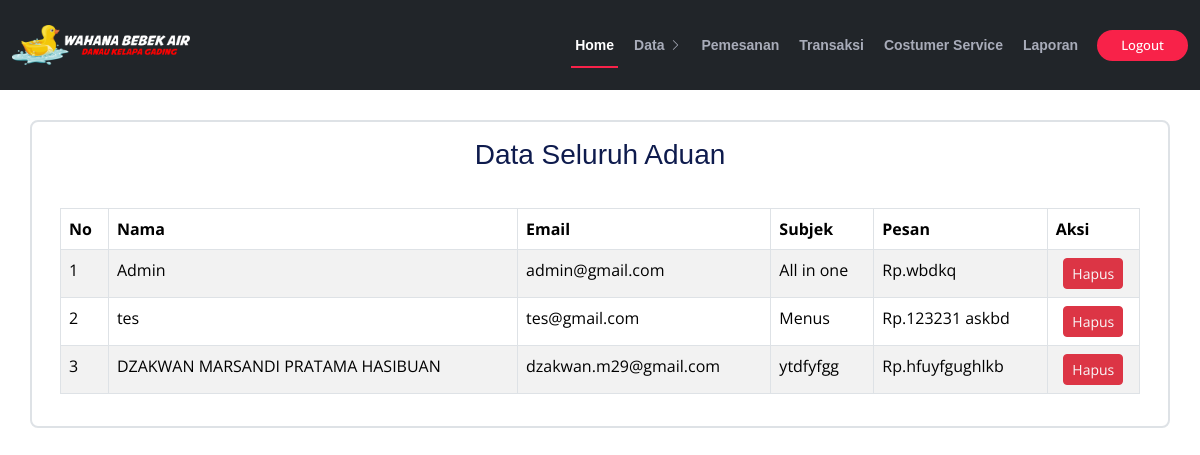
/admin/ref/costumerS.php (signed in), run on the app's committed database.
### tables this page shows
CREATE TABLE `tbl_costumers` (
  `id` int(11) NOT NULL,
  `pemilik` varchar(50) NOT NULL,
  `nama` varchar(50) NOT NULL,
  `email` varchar(50) NOT NULL,
  `subject` varchar(50) NOT NULL,
  `message` varchar(255) NOT NULL,
  `create at` datetime NOT NULL DEFAULT current_timestamp(),
  `update_at` datetime NOT NULL
);

### admin/ref/costumerS.php (the view, shortened to what this page needs)
<?php
require "../koneksi.php";
$cs  = mysqli_query($koneksi,"SELECT * FROM tbl_costumers");
?>
<!DOCTYPE html>
<html lang="en">
<head>
  <link href="../../assets/vendor/fontawesome-free/css/all.min.css" rel="stylesheet">
  <link href="../../assets/vendor/animate.css/animate.min.css" rel="stylesheet">
  <link href="../../assets/vendor/aos/aos.css" rel="stylesheet">
  <link href="../../assets/vendor/bootstrap/css/bootstrap.min.css" rel="stylesheet">
  <link href="../../assets/vendor/bootstrap-icons/bootstrap-icons.css" rel="stylesheet">
  <link href="../../assets/vendor/boxicons/css/boxicons.min.css" rel="stylesheet">
  <link href="../../assets/vendor/glightbox/css/glightbox.min.css" rel="stylesheet">
  <link href="../../assets/vendor/swiper/swiper-bundle.min.css" rel="stylesheet">
  <link href="../../assets/css/style.css" rel="stylesheet">
</head>
<body>
   <header id="header" class="d-flex align-items-center bg-dark ">
    <div class="container-fluid container-xxl d-flex align-items-center">
      <div id="logo" class="me-auto">
        <a href="../index.html" class="scrollto"><img src="../../assets/img/LOGO3.png" alt="" title=""></a>
      </div>
      <nav id="navbar" class="navbar order-last order-lg-0">
        <ul>
          <li><a class="nav-link scrollto active" href="../index.php">Home</a></li>
          <li class="dropdown"><a href="#kategori"><span>Data</span> <i class="bi bi-chevron-right"></i></a>
              </li>
          <li><a class="nav-link scrollto" href="pesan.php">Pemesanan</a></li>
          <li><a class="nav-link scrollto" href="trans.php">Transaksi</a></li>
          <li><a class="nav-link scrollto" href="costumerS.php">Costumer Service</a></li>
          <li><a class="nav-link scrollto" href="laporan.php">Laporan</a></li>
        </ul>
      </nav>
      <a class="buy-tickets scrollto" href="../../Log_System/logout.php">Logout</a>
    </div>
  </header>
<div class="container border border-2 rounded-3 p-2" style="margin-top: 120px;">
    <div class="row m-2">
      <div class="col-md-12 mb-3">
      <h3 class="text-center">Data Seluruh Aduan</h3>
    </div>
        <div class="col-md-12">
        <table  class="table table-bordered table-striped table-hover">
    <thead>
        <tr>
            <th scope="col">No</th>
            <th scope="col">Nama</th>
            <th scope="col">Email</th>
            <th scope="col">Subjek</th>
            <th scope="col">Pesan</th>
            <th scope="col">Aksi</th>
        </tr>
    </thead>
    <tbody>
        <?php $i = 1; ?>
        <?php foreach ($cs as $data ) : ?>
            <tr>
                <td scope="row"><?= $i ?></td>
                <td><?= $data["nama"]?></td>
                <td><?= $data["email"]?></td>
                <td><?= $data["subject"]?></td>
                <td>Rp.<?= $data["message"]?></td>
                <td class="text-center" >
                    <button class="btn btn-sm btn-danger"><a href="hps-cs.php?id=<?= $data["id"]?>" class="text-light" >Hapus</a></button>
                </td>
            </tr>
        <?php $i++; ?>
        <?php endforeach; ?>
    </tbody>
</table>
        </div>
    </div>
</div>
</body>
</html>

### assets/css/style.css (style rules this page uses)
body { background: #fff; color: #2f3138; font-family: "Open Sans", sans-serif; }
a { color: #f82249; text-decoration: none; transition: 0.5s; }
h1, h2, h3, h4, h5, h6 { font-family: "Raleway", sans-serif; font-weight: 400; margin: 0 0 20px 0; padding: 0; color: #0e1b4d; }
#header { height: 90px; position: fixed; left: 0; top: 0; right: 0; transition: all 0.5s; z-index: 997; }
#header #logo img { padding: 0; margin: 0; max-height: 40px; }
.buy-tickets { color: #fff; background: #f82249; padding: 7px 22px; margin: 0 0 0 15px; border-radius: 50px; border: 2px solid #f82249; transition: all ease-in-out 0.3s; font-weight: 500; line-height: 1; font-size: 13px; white-space: nowrap; }
.navbar { padding: 0; }
.navbar ul { margin: 0; padding: 0; display: flex; list-style: none; align-items: center; }
.navbar li { position: relative; }
.navbar>ul>li { white-space: nowrap; padding: 10px 0 10px 12px; }
.navbar a, .navbar a:focus { display: flex; align-items: center; justify-content: space-between; color: rgba(202, 206, 221, 0.8); font-family: "Raleway", sans-serif; font-weight: 600; font-size: 14px; white-space: nowrap; transition: 0.3s; position: relative; padding: 6px 4px; }
.navbar a i, .navbar a:focus i { font-size: 12px; line-height: 0; margin-left: 5px; }
.navbar>ul>li>a:before { content: ""; position: absolute; width: 0; height: 2px; bottom: -6px; left: 0; background-color: #f82249; visibility: hidden; transition: all 0.3s ease-in-out 0s; }
.navbar a:hover:before, .navbar li:hover>a:before, .navbar .active:before { visibility: visible; width: 100%; }
.navbar a:hover, .navbar .active, .navbar .active:focus, .navbar li:hover>a { color: #fff; }

### data on the page
tbl_costumers: nama "Admin", email "admin@gmail.com", subject "All in one", message "wbdkq"
tbl_costumers: nama "tes", email "tes@gmail.com", subject "Menus", message "123231 askbd"
tbl_costumers: nama "DZAKWAN MARSANDI PRATAMA HASIBUAN", email "dzakwan.m29@gmail.com", subject "ytdfyfgg", message "hfuyfgughlkb"
